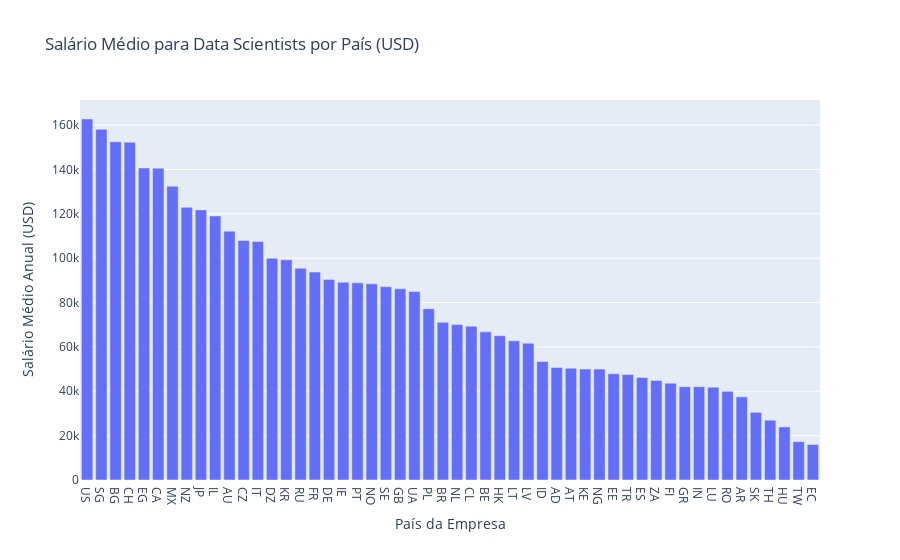

The notebook cell this image was saved under:
### Code cell
df_data_scientist = df_limpo[df_limpo['cargo'] == 'Data Scientist']

df_media_salario_pais = df_data_scientist.groupby('local_empresa')['salario_em_usd'].mean().sort_values(ascending=False).reset_index()

fig = px.bar(
    df_media_salario_pais,
    x='local_empresa',
    y='salario_em_usd',
    title='Salário Médio para Data Scientists por País (USD)',
)
fig.update_layout(xaxis_title_text='País da Empresa', yaxis_title_text='Salário Médio Anual (USD)')
fig

### Figure 1 — Plotly figure (JSON) as saved in the notebook; plotly's stock layout.template omitted (floating-point values rounded to 4 significant figures)
{"data": [{"alignmentgroup": "True", "hovertemplate": "local_empresa=%{x}<br>salario_em_usd=%{y}<extra></extra>", "legendgroup": "", "marker": {"color": "#636efa", "pattern": {"shape": ""}}, "name": "", "offsetgroup": "", "orientation": "v", "showlegend": false, "textposition": "auto", "type": "bar", "x": ["US", "SG", "BG", "CH", "EG", "CA", "MX", "NZ", "JP", "IL", "AU", "CZ", "IT", "DZ", "KR", "RU", "FR", "DE", "IE", "PT", "NO", "SE", "GB", "UA", "PL", "BR", "NL", "CL", "BE", "HK", "LT", "LV", "ID", "AD", "AT", "KE", "NG", "EE", "TR", "ES", "ZA", "FI", "GR", "IN", "LU", "RO", "AR", "SK", "TH", "HU", "TW", "EC"], "xaxis": "x", "y": [162800.0, 158100, 152500, 152300.0, 140700.0, 140600.0, 132420, 122900.0, 121800.0, 119059, 112190, 107968, 107600.0, 100000, 99272, 95500, 93720.0, 90450.0, 89150.0, 88890.0, 88462, 87160.0, 86200.0, 85000, 77250.0, 71093, 70070.0, 69346, 66790.0, 65058, 62762, 61690.0, 53416, 50745, 50360.0, 50000, 50000, 47900.0, 47540.0, 46180.0, 44870.0, 43611, 42100.0, 42090.0, 41863, 39992, 37500, 30520.0, 26957, 23940.0, 17280.0, 16000], "yaxis": "y"}], "layout": {"barmode": "relative", "legend": {"tracegroupgap": 0}, "title": {"text": "Salário Médio para Data Scientists por País (USD)"}, "xaxis": {"anchor": "y", "domain": [0, 1], "title": {"text": "País da Empresa"}}, "yaxis": {"anchor": "x", "domain": [0, 1], "title": {"text": "Salário Médio Anual (USD)"}}}}
